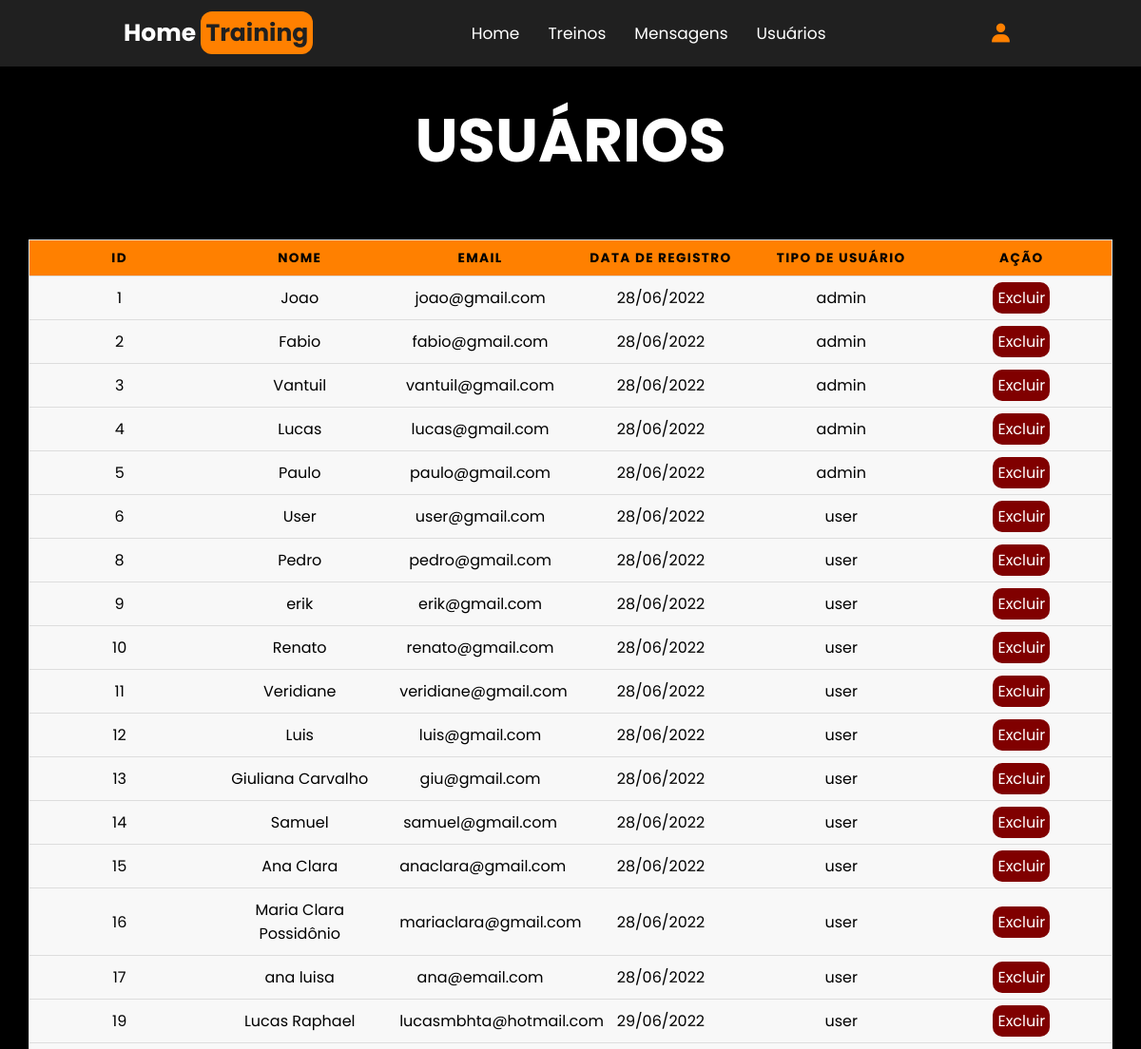
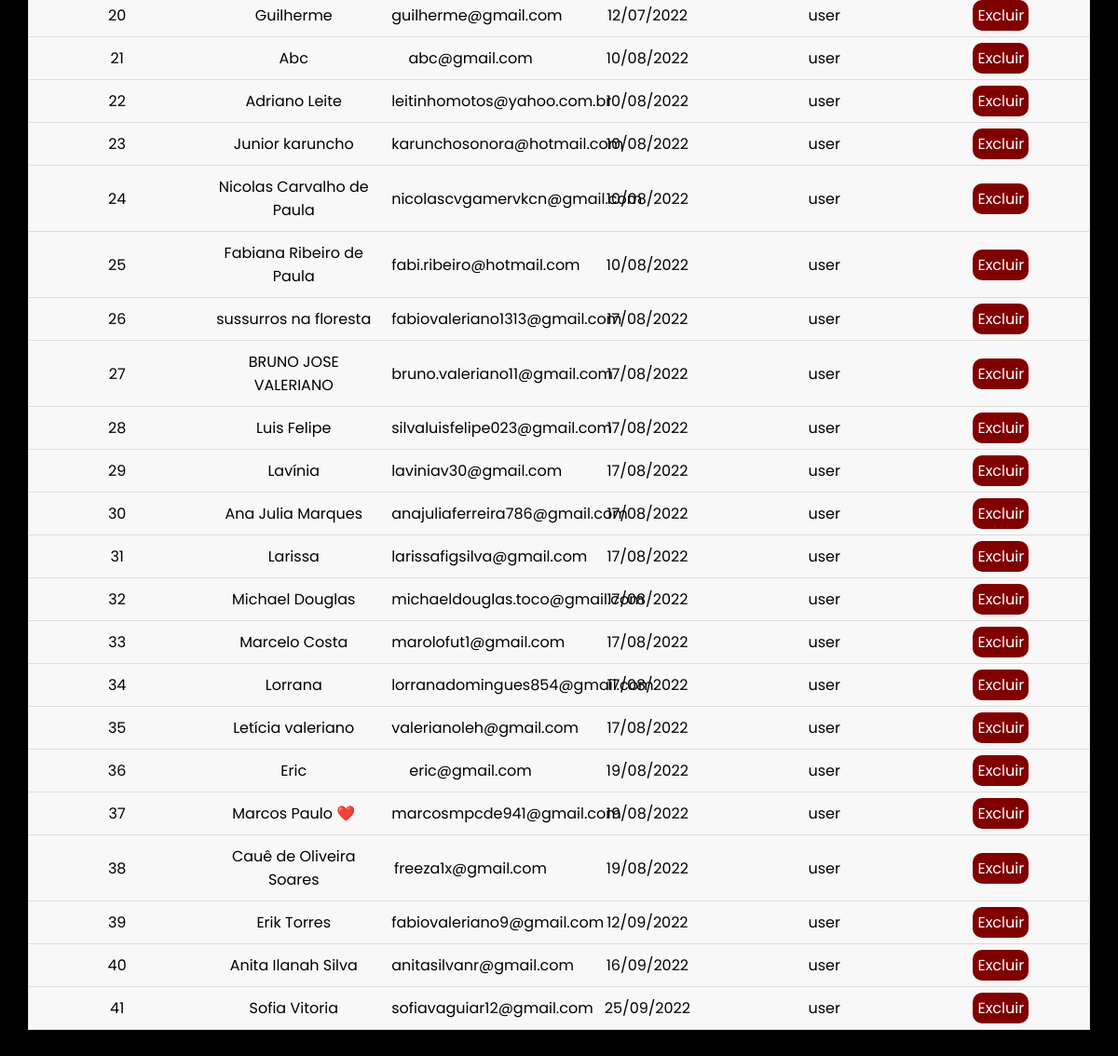
Page /admin-users.php on the committed database (2 pictures, top to bottom).
### tables this page shows
CREATE TABLE `user` (
  `id` int(11) NOT NULL,
  `username` varchar(255) NOT NULL,
  `email` varchar(255) NOT NULL,
  `password` varchar(255) NOT NULL,
  `image_profile` varchar(255) NOT NULL,
  `usertype` varchar(255) NOT NULL DEFAULT 'user',
  `registration_date` timestamp NOT NULL DEFAULT current_timestamp()
);

### admin-users.php (the view, shortened to what this page needs)
<?php
require_once("config.php");
?>
<!DOCTYPE html>
<html lang="pt-BR">
<head>
    <link href='https://unpkg.com/boxicons@2.1.2/css/boxicons.min.css' rel='stylesheet'>
    <link rel="stylesheet" href="css/admin.css">
</head>
<body>
    <?php
    include 'admin-header.php';
    ?>
    <main>
        <h1 class="title">Usuários</h1>
        <table>
            <thead>
                <tr>
                    <th scope="col">ID</th>
                    <th scope="col">Nome</th>
                    <th scope="col">Email</th>
                    <th scope="col">Data de registro</th>
                    <th scope="col">Tipo de usuário</th>
                    <th scope="col">Ação</th>
                </tr>
            </thead>
            <tbody>
                <?php
                $select_users = mysqli_query($conn, "SELECT * FROM user") or die('query failed');
                while ($fetch_users = mysqli_fetch_assoc($select_users)) {
                ?>
                    <tr>
                        <td scope="row" data-label="ID"><?php echo $fetch_users['id']; ?></td>
                        <td data-label="Nome"><?php echo $fetch_users['username']; ?></td>
                        <td data-label="Email"><?php echo $fetch_users['email']; ?></td>
                        <td data-label="Data de registro"><?php $date = new DateTime($fetch_users['registration_date']);
                                                            echo $date->format('d/m/Y'); ?></td>
                        <td data-label="Tipo de usuário"><?php echo $fetch_users['usertype']; ?></td>
                        <td class="btn"><a href="admin-users.php?user=<?php echo $fetch_users['id']; ?>" onclick="return confirm('Excluir este usuário?');" class="delete-btn">Excluir</a></td>
                    </tr>
                <?php
                }
                ?>
            </tbody>
        </table>
    </main>
</body>
</html>

### css/admin.css (style rules this page uses)
:root { --body-color: #000000; --nav-color: #202020; --side-nav: #333030; --text-color: #FFF; --search-bar: #F2F2F2; --search-text: #010718; --blue: #3498db; --dark-blue: #2980b9; --red: #e74c3c; --dark-red: #c0392b; --black: #333; --white: #fff; --light-bg: #eee; --box-shadow: 0 5px 10px rgba(0, 0, 0, .1); }
* { margin: 0; padding: 0; box-sizing: border-box; transition: all 0.5s ease; font-family: 'Poppins', sans-serif; user-select: none; }
body { height: 100vh; width: 100vw; }
a:before { content: ""; position: absolute; width: 100%; height: 3px; bottom: 0; left: 0; background-color: #FF8000; visibility: hidden; -webkit-transform: scaleX(0); transform: scaleX(0); -webkit-transition: all 0.3s ease-in-out 0s; transition: all 0.3s ease-in-out 0s; }
main { background-color: #000000; min-height: 100vh; padding: 100px 30px 0; position: relative; display: flex; flex-direction: column; align-items: center; }
main h1 { color: #fff; text-transform: uppercase; font-size: 4rem; }
table { border: 1px solid #ccc; border-collapse: collapse; margin: 5% 0; padding: 0; width: 100%; table-layout: fixed; }
table tr { background-color: #f8f8f8; border: 1px solid #ddd; padding: .35em; }
table th, table td { padding: .625em; text-align: center; }
table th { font-size: .85em; letter-spacing: .1em; text-transform: uppercase; background-color: #FF8000; }
.delete-btn { text-decoration: none; padding: 5px; background-color: #800000; border-radius: 10px; color: #fff; }

### rows in the picture
user: id "1", username "Joao", email "joao@gmail.com", registration_date "28/06/2022", usertype "admin"
user: id "2", username "Fabio", email "fabio@gmail.com", registration_date "28/06/2022", usertype "admin"
user: id "3", username "Vantuil", email "vantuil@gmail.com", registration_date "28/06/2022", usertype "admin"
user: id "4", username "Lucas", email "lucas@gmail.com", registration_date "28/06/2022", usertype "admin"
user: id "5", username "Paulo", email "paulo@gmail.com", registration_date "28/06/2022", usertype "admin"
user: id "6", username "User", email "user@gmail.com", registration_date "28/06/2022", usertype "user"
user: id "8", username "Pedro", email "pedro@gmail.com", registration_date "28/06/2022", usertype "user"
user: id "9", username "erik", email "erik@gmail.com", registration_date "28/06/2022", usertype "user"
user: id "10", username "Renato", email "renato@gmail.com", registration_date "28/06/2022", usertype "user"
user: id "11", username "Veridiane", email "veridiane@gmail.com", registration_date "28/06/2022", usertype "user"
user: id "12", username "Luis", email "luis@gmail.com", registration_date "28/06/2022", usertype "user"
user: id "13", username "Giuliana Carvalho", email "giu@gmail.com", registration_date "28/06/2022", usertype "user"
user: id "14", username "Samuel", email "samuel@gmail.com", registration_date "28/06/2022", usertype "user"
user: id "15", username "Ana Clara", email "anaclara@gmail.com", registration_date "28/06/2022", usertype "user"
user: id "16", username "Maria Clara Possidônio", email "mariaclara@gmail.com", registration_date "28/06/2022", usertype "user"
user: id "17", username "ana luisa", email "ana@email.com", registration_date "28/06/2022", usertype "user"
user: id "19", username "Lucas Raphael", email "lucasmbhta@hotmail.com", registration_date "29/06/2022", usertype "user"
user: id "20", username "Guilherme", email "guilherme@gmail.com", registration_date "12/07/2022", usertype "user"
user: id "21", username "Abc", email "abc@gmail.com", registration_date "10/08/2022", usertype "user"
user: id "22", username "Adriano Leite", email "leitinhomotos@yahoo.com.br", registration_date "10/08/2022", usertype "user"
user: id "23", username "Junior karuncho", email "karunchosonora@hotmail.com", registration_date "10/08/2022", usertype "user"
user: id "24", username "Nicolas Carvalho de Paula", email "nicolascvgamervkcn@gmail.com", registration_date "10/08/2022", usertype "user"
user: id "25", username "Fabiana Ribeiro de Paula", email "fabi.ribeiro@hotmail.com", registration_date "10/08/2022", usertype "user"
user: id "26", username "sussurros na floresta", email "fabiovaleriano1313@gmail.com", registration_date "17/08/2022", usertype "user"
user: id "27", username "BRUNO JOSE VALERIANO", email "bruno.valeriano11@gmail.com", registration_date "17/08/2022", usertype "user"
user: id "28", username "Luis Felipe", email "silvaluisfelipe023@gmail.com", registration_date "17/08/2022", usertype "user"
user: id "29", username "Lavínia", email "laviniav30@gmail.com", registration_date "17/08/2022", usertype "user"
user: id "30", username "Ana Julia Marques", email "anajuliaferreira786@gmail.com", registration_date "17/08/2022", usertype "user"
user: id "31", username "Larissa", email "larissafigsilva@gmail.com", registration_date "17/08/2022", usertype "user"
user: id "32", username "Michael Douglas", email "michaeldouglas.toco@gmail.com", registration_date "17/08/2022", usertype "user"
user: id "33", username "Marcelo Costa", email "marolofut1@gmail.com", registration_date "17/08/2022", usertype "user"
user: id "34", username "Lorrana", email "lorranadomingues854@gmail.com", registration_date "17/08/2022", usertype "user"
user: id "35", username "Letícia valeriano", email "valerianoleh@gmail.com", registration_date "17/08/2022", usertype "user"
user: id "36", username "Eric", email "eric@gmail.com", registration_date "19/08/2022", usertype "user"
user: id "37", username "Marcos Paulo ❤️", email "marcosmpcde941@gmail.com", registration_date "19/08/2022", usertype "user"
user: id "38", username "Cauê de Oliveira Soares", email "freeza1x@gmail.com", registration_date "19/08/2022", usertype "user"
user: id "39", username "Erik Torres", email "fabiovaleriano9@gmail.com", registration_date "12/09/2022", usertype "user"
user: id "40", username "Anita Ilanah Silva", email "anitasilvanr@gmail.com", registration_date "16/09/2022", usertype "user"
user: id "41", username "Sofia Vitoria", email "sofiavaguiar12@gmail.com", registration_date "25/09/2022", usertype "user"
